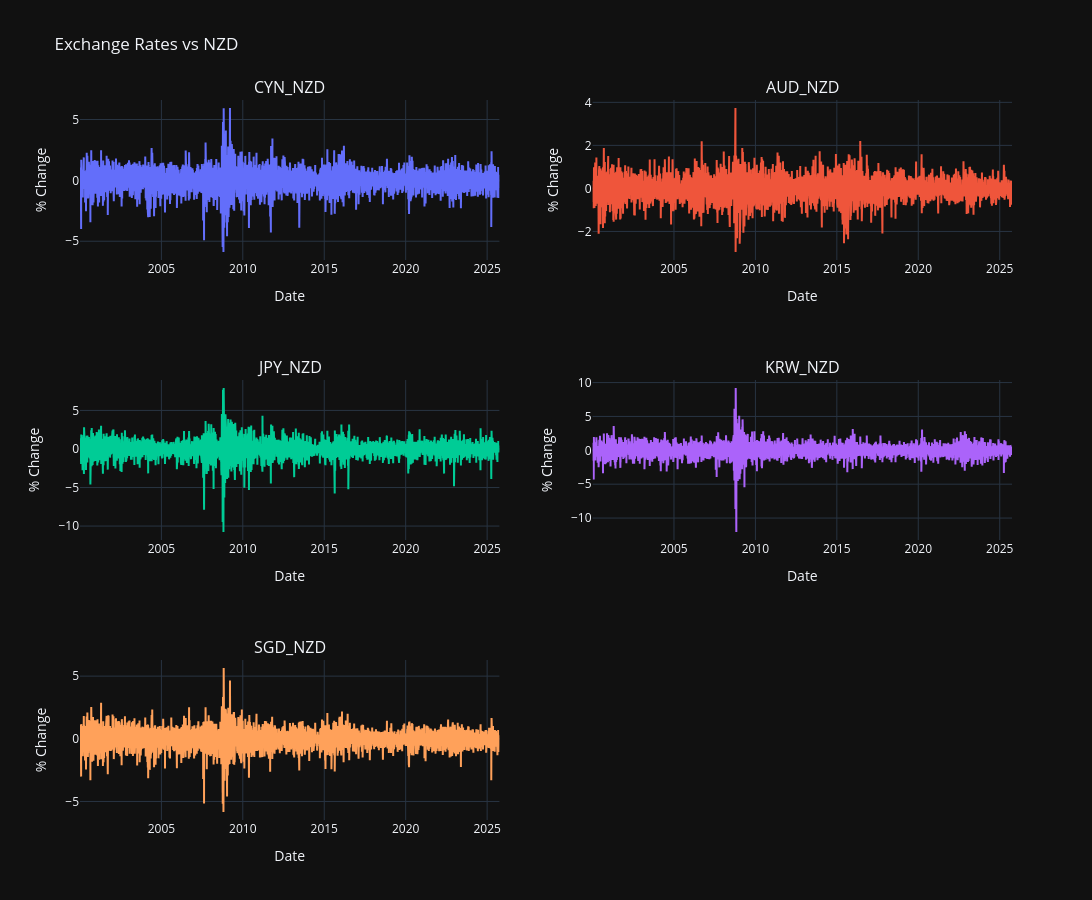

Here is the notebook cell this chart was saved with:
### Code cell
# Plot percentage changes for each of the cross rates on a figure with 6 subplots.
# Create subplot grid (3 rows x 2 columns so it fits 5 plots)
fig = make_subplots(rows=3, cols=2, subplot_titles=cross_rate_cols)

# Add each currency as its own subplot
for i, col in enumerate(cross_rate_cols):
    row = i // 2 + 1
    col_idx = i % 2 + 1
    x = f'{col}_pct_change'
    fig.add_trace(
        go.Scatter(x=merged_exchange_rates_df["date"], y=merged_exchange_rates_df[x], name=col),
        row=row, col=col_idx
    )
    # Add axis labels for each subplot
    fig.update_xaxes(title_text="Date", row=row, col=col_idx)
    fig.update_yaxes(title_text="% Change", row=row, col=col_idx)

# Update layout
fig.update_layout(
    height=900, width=1200,
    title_text="Exchange Rates vs NZD",
    showlegend=False
)

# Show interactive figure
fig.show()

### Figure 1 — Plotly figure (JSON) as saved in the notebook; plotly's stock layout.template omitted (floating-point values rounded to 4 significant figures; data arrays with more than 128 entries replaced by an {"elided": "..."} marker saying what was removed)
{"data": [{"name": "CYN_NZD", "x": {"elided": "6720 str values"}, "y": {"elided": "6720 float values"}, "type": "scatter", "xaxis": "x", "yaxis": "y"}, {"name": "AUD_NZD", "x": {"elided": "6720 str values"}, "y": {"elided": "6720 float values"}, "type": "scatter", "xaxis": "x2", "yaxis": "y2"}, {"name": "JPY_NZD", "x": {"elided": "6720 str values"}, "y": {"elided": "6720 float values"}, "type": "scatter", "xaxis": "x3", "yaxis": "y3"}, {"name": "KRW_NZD", "x": {"elided": "6720 str values"}, "y": {"elided": "6720 float values"}, "type": "scatter", "xaxis": "x4", "yaxis": "y4"}, {"name": "SGD_NZD", "x": {"elided": "6720 str values"}, "y": {"elided": "6720 float values"}, "type": "scatter", "xaxis": "x5", "yaxis": "y5"}], "layout": {"xaxis": {"anchor": "y", "domain": [0.0, 0.45], "title": {"text": "Date"}}, "yaxis": {"anchor": "x", "domain": [0.7778, 1.0], "title": {"text": "% Change"}}, "xaxis2": {"anchor": "y2", "domain": [0.55, 1.0], "title": {"text": "Date"}}, "yaxis2": {"anchor": "x2", "domain": [0.7778, 1.0], "title": {"text": "% Change"}}, "xaxis3": {"anchor": "y3", "domain": [0.0, 0.45], "title": {"text": "Date"}}, "yaxis3": {"anchor": "x3", "domain": [0.3889, 0.6111], "title": {"text": "% Change"}}, "xaxis4": {"anchor": "y4", "domain": [0.55, 1.0], "title": {"text": "Date"}}, "yaxis4": {"anchor": "x4", "domain": [0.3889, 0.6111], "title": {"text": "% Change"}}, "xaxis5": {"anchor": "y5", "domain": [0.0, 0.45], "title": {"text": "Date"}}, "yaxis5": {"anchor": "x5", "domain": [0.0, 0.2222], "title": {"text": "% Change"}}, "xaxis6": {"anchor": "y6", "domain": [0.55, 1.0]}, "yaxis6": {"anchor": "x6", "domain": [0.0, 0.2222]}, "annotations": [{"font": {"size": 16}, "showarrow": false, "text": "CYN_NZD", "x": 0.225, "xanchor": "center", "xref": "paper", "y": 1.0, "yanchor": "bottom", "yref": "paper"}, {"font": {"size": 16}, "showarrow": false, "text": "AUD_NZD", "x": 0.775, "xanchor": "center", "xref": "paper", "y": 1.0, "yanchor": "bottom", "yref": "paper"}, {"font": {"size": 16}, "showarrow": false, "text": "JPY_NZD", "x": 0.225, "xanchor": "center", "xref": "paper", "y": 0.6111, "yanchor": "bottom", "yref": "paper"}, {"font": {"size": 16}, "showarrow": false, "text": "KRW_NZD", "x": 0.775, "xanchor": "center", "xref": "paper", "y": 0.6111, "yanchor": "bottom", "yref": "paper"}, {"font": {"size": 16}, "showarrow": false, "text": "SGD_NZD", "x": 0.225, "xanchor": "center", "xref": "paper", "y": 0.2222, "yanchor": "bottom", "yref": "paper"}], "title": {"text": "Exchange Rates vs NZD"}, "height": 900, "width": 1200, "showlegend": false}}
